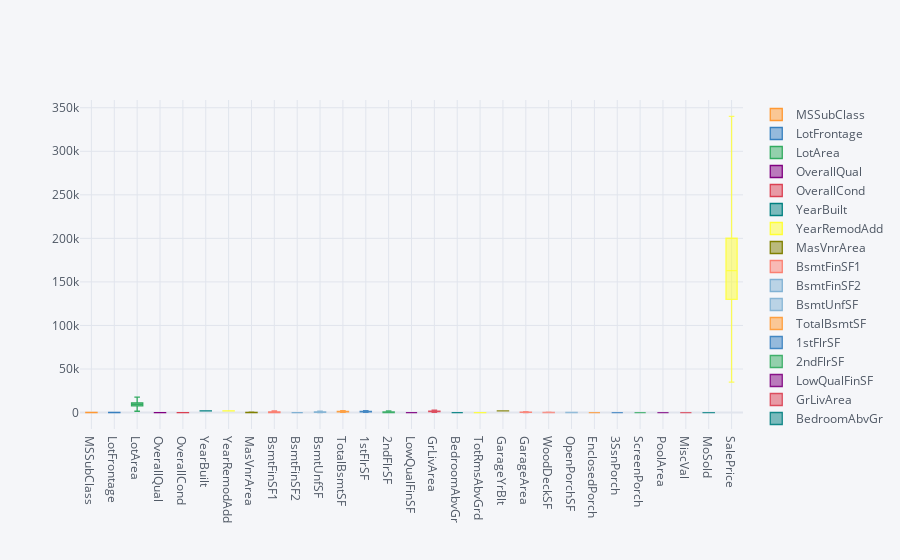

Notebook code for this chart:
### Markdown cell above
# Box plot for identification of outliers

### Code cell
train_data_numerical.iplot(kind='box')

### Figure 1 — Plotly figure (JSON) as saved in the notebook; plotly's stock layout.template omitted (floating-point values rounded to 4 significant figures; data arrays with more than 128 entries replaced by an {"elided": "..."} marker saying what was removed)
{"data": [{"boxpoints": false, "line": {"width": 1.3}, "marker": {"color": "rgba(255, 153, 51, 1.0)"}, "name": "MSSubClass", "orientation": "v", "type": "box", "y": {"elided": "1460 int values"}}, {"boxpoints": false, "line": {"width": 1.3}, "marker": {"color": "rgba(55, 128, 191, 1.0)"}, "name": "LotFrontage", "orientation": "v", "type": "box", "y": {"elided": "1460 int values"}}, {"boxpoints": false, "line": {"width": 1.3}, "marker": {"color": "rgba(50, 171, 96, 1.0)"}, "name": "LotArea", "orientation": "v", "type": "box", "y": {"elided": "1460 float values"}}, {"boxpoints": false, "line": {"width": 1.3}, "marker": {"color": "rgba(128, 0, 128, 1.0)"}, "name": "OverallQual", "orientation": "v", "type": "box", "y": {"elided": "1460 int values"}}, {"boxpoints": false, "line": {"width": 1.3}, "marker": {"color": "rgba(219, 64, 82, 1.0)"}, "name": "OverallCond", "orientation": "v", "type": "box", "y": {"elided": "1460 int values"}}, {"boxpoints": false, "line": {"width": 1.3}, "marker": {"color": "rgba(0, 128, 128, 1.0)"}, "name": "YearBuilt", "orientation": "v", "type": "box", "y": {"elided": "1460 int values"}}, {"boxpoints": false, "line": {"width": 1.3}, "marker": {"color": "rgba(255, 255, 51, 1.0)"}, "name": "YearRemodAdd", "orientation": "v", "type": "box", "y": {"elided": "1460 int values"}}, {"boxpoints": false, "line": {"width": 1.3}, "marker": {"color": "rgba(128, 128, 0, 1.0)"}, "name": "MasVnrArea", "orientation": "v", "type": "box", "y": {"elided": "1460 int values"}}, {"boxpoints": false, "line": {"width": 1.3}, "marker": {"color": "rgba(251, 128, 114, 1.0)"}, "name": "BsmtFinSF1", "orientation": "v", "type": "box", "y": {"elided": "1460 float values"}}, {"boxpoints": false, "line": {"width": 1.3}, "marker": {"color": "rgba(128, 177, 211, 1.0)"}, "name": "BsmtFinSF2", "orientation": "v", "type": "box", "y": {"elided": "1460 int values"}}, {"boxpoints": false, "line": {"width": 1.3}, "marker": {"color": "rgba(128, 177, 211, 0.8999999999999999)"}, "name": "BsmtUnfSF", "orientation": "v", "type": "box", "y": {"elided": "1460 float values"}}, {"boxpoints": false, "line": {"width": 1.3}, "marker": {"color": "rgba(255, 153, 51, 0.8999999999999999)"}, "name": "TotalBsmtSF", "orientation": "v", "type": "box", "y": {"elided": "1460 float values"}}, {"boxpoints": false, "line": {"width": 1.3}, "marker": {"color": "rgba(55, 128, 191, 0.8999999999999999)"}, "name": "1stFlrSF", "orientation": "v", "type": "box", "y": {"elided": "1460 int values"}}, {"boxpoints": false, "line": {"width": 1.3}, "marker": {"color": "rgba(50, 171, 96, 0.8999999999999999)"}, "name": "2ndFlrSF", "orientation": "v", "type": "box", "y": {"elided": "1460 int values"}}, {"boxpoints": false, "line": {"width": 1.3}, "marker": {"color": "rgba(128, 0, 128, 0.8999999999999999)"}, "name": "LowQualFinSF", "orientation": "v", "type": "box", "y": {"elided": "1460 int values"}}, {"boxpoints": false, "line": {"width": 1.3}, "marker": {"color": "rgba(219, 64, 82, 0.8999999999999999)"}, "name": "GrLivArea", "orientation": "v", "type": "box", "y": {"elided": "1460 int values"}}, {"boxpoints": false, "line": {"width": 1.3}, "marker": {"color": "rgba(0, 128, 128, 0.8999999999999999)"}, "name": "BedroomAbvGr", "orientation": "v", "type": "box", "y": {"elided": "1460 int values"}}, {"boxpoints": false, "line": {"width": 1.3}, "marker": {"color": "rgba(255, 255, 51, 0.8999999999999999)"}, "name": "TotRmsAbvGrd", "orientation": "v", "type": "box", "y": {"elided": "1460 int values"}}, {"boxpoints": false, "line": {"width": 1.3}, "marker": {"color": "rgba(128, 128, 0, 0.8999999999999999)"}, "name": "GarageYrBlt", "orientation": "v", "type": "box", "y": {"elided": "1460 int values"}}, {"boxpoints": false, "line": {"width": 1.3}, "marker": {"color": "rgba(251, 128, 114, 0.8999999999999999)"}, "name": "GarageArea", "orientation": "v", "type": "box", "y": {"elided": "1460 int values"}}, {"boxpoints": false, "line": {"width": 1.3}, "marker": {"color": "rgba(251, 128, 114, 0.7999999999999998)"}, "name": "WoodDeckSF", "orientation": "v", "type": "box", "y": {"elided": "1460 int values"}}, {"boxpoints": false, "line": {"width": 1.3}, "marker": {"color": "rgba(128, 177, 211, 0.7999999999999998)"}, "name": "OpenPorchSF", "orientation": "v", "type": "box", "y": {"elided": "1460 int values"}}, {"boxpoints": false, "line": {"width": 1.3}, "marker": {"color": "rgba(255, 153, 51, 0.7999999999999998)"}, "name": "EnclosedPorch", "orientation": "v", "type": "box", "y": {"elided": "1460 int values"}}, {"boxpoints": false, "line": {"width": 1.3}, "marker": {"color": "rgba(55, 128, 191, 0.7999999999999998)"}, "name": "3SsnPorch", "orientation": "v", "type": "box", "y": {"elided": "1460 int values"}}, {"boxpoints": false, "line": {"width": 1.3}, "marker": {"color": "rgba(50, 171, 96, 0.7999999999999998)"}, "name": "ScreenPorch", "orientation": "v", "type": "box", "y": {"elided": "1460 int values"}}, {"boxpoints": false, "line": {"width": 1.3}, "marker": {"color": "rgba(128, 0, 128, 0.7999999999999998)"}, "name": "PoolArea", "orientation": "v", "type": "box", "y": {"elided": "1460 int values"}}, {"boxpoints": false, "line": {"width": 1.3}, "marker": {"color": "rgba(219, 64, 82, 0.7999999999999998)"}, "name": "MiscVal", "orientation": "v", "type": "box", "y": {"elided": "1460 int values"}}, {"boxpoints": false, "line": {"width": 1.3}, "marker": {"color": "rgba(0, 128, 128, 0.7999999999999998)"}, "name": "MoSold", "orientation": "v", "type": "box", "y": {"elided": "1460 int values"}}, {"boxpoints": false, "line": {"width": 1.3}, "marker": {"color": "rgba(255, 255, 51, 0.7999999999999998)"}, "name": "SalePrice", "orientation": "v", "type": "box", "y": {"elided": "1460 int values"}}], "layout": {"legend": {"bgcolor": "#F5F6F9", "font": {"color": "#4D5663"}}, "paper_bgcolor": "#F5F6F9", "plot_bgcolor": "#F5F6F9", "title": {"font": {"color": "#4D5663"}}, "xaxis": {"gridcolor": "#E1E5ED", "showgrid": true, "tickfont": {"color": "#4D5663"}, "title": {"font": {"color": "#4D5663"}, "text": ""}, "zerolinecolor": "#E1E5ED"}, "yaxis": {"gridcolor": "#E1E5ED", "showgrid": true, "tickfont": {"color": "#4D5663"}, "title": {"font": {"color": "#4D5663"}, "text": ""}, "zerolinecolor": "#E1E5ED"}}}
